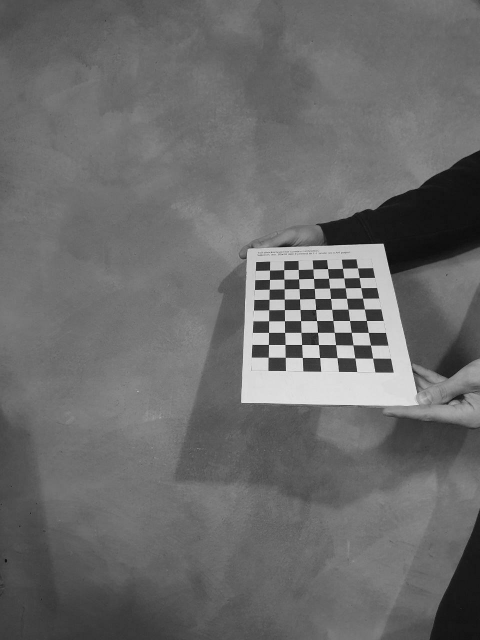
%> input picture Computer vision/Assignments/Assignment 05 - Rectification/calib/left01.jpg, 960 x 1280 px (shown at 1/2 size)
$ octave assignment5.m   (GNU Octave 9; MATLAB toolbox functions it lacks are replaced by stand-ins)
%> lines starting %> are read from the running program, lines starting %| are printed output that depends on the picture
### Computer vision/Assignments/Assignment 05 - Rectification/imwarp.m
function [I2, bb, alpha] = imwarp(I,H,meth,sz)
%IMWARP Image Warping
%   I2 = imwarp(I,H) apply the projective transformation specified by H to
%   the image I using linear interpolation. The output image I2 has the
%   same size of I.
%
%   I2 = imwarp(I,H,meth) use  method 'meth' for interpolation (see interp2
%   for the list of options).
%
%   I2 = imwarp(I,H,meth,sz) yield an output image with specific size. sz
%   can be:
%
%         - 'valid'    Make output image I2 large enough to contain the
%                  entire rotated image.
%
%         - 'same'   Make output image I2 the same size as the input image
%                  I, cropping the warped image to fit (default).
%
%         -  a vector of 4 elements specifying the bounding box
%
% The output bb is the bounding box of the transformed image in the
% coordinate frame of the input image. The first 2 elements of the bb are
% the translation that have been applied to the upper left corner.
%
% The bounding box is specified with [minx; miny; maxx; maxy];
%
%   See also: INTERP2

% Author: Andrea Fusiello

[hm,hn]=size(H);
if ((hm ~= 3) | (hn ~= 3))
    error('Invalid input transformation');
end

% defaults
if nargin == 2
    sz='same';
    meth='linear';
elseif nargin ==3
    sz='same';
end

if strcmp(sz,'same')
    % same bb as the input image

    minx = 0;
    maxx = size(I,2)-1;
    miny = 0;
    maxy = size(I,1)-1;

elseif strcmp(sz,'valid')
    % compute the smallest bb containing the whole image

    corners = [0, 0, size(I,2), size(I,2);
               0, size(I,1), 0, size(I,1)];
    corners_x=p2t(H,corners);

    minx = floor(min(corners_x(1,:)));
    maxx = ceil(max(corners_x(1,:)));
    miny = floor(min(corners_x(2,:)));
    maxy = ceil(max(corners_x(2,:)));

elseif length(sz)==4
    % force the bounding box

    minx = sz(1);
    miny = sz(2);
    maxx = sz(3);
    maxy = sz(4);
else
    error('Invalid size option');

end

bb = [minx; miny; maxx; maxy];

[x,y] = meshgrid(minx:maxx-1,miny:maxy-1);

pp = p2t(inv(H),[vec(x)';vec(y)']);
xi=ivec(pp(1,:)',size(x,1));
yi=ivec(pp(2,:)',size(y,1));
I2=interp2(0:size(I,2)-1, 0:size(I,1)-1,double(I),xi,yi,meth,NaN);

if nargout == 3
    alpha = ~isnan(I2);
end

%I2 = uint8(I2);

### Computer vision/Assignments/Assignment 05 - Rectification/rodrigues.m
function	[out,dout]=rodrigues(in)

% RODRIGUES	Transform rotation matrix into rotation vector and viceversa.
%
%		Sintax:  [OUT]=RODRIGUES(IN)
% 		If IN is a 3x3 rotation matrix then OUT is the
%		corresponding 3x1 rotation vector
% 		if IN is a rotation 3-vector then OUT is the
%		corresponding 3x3 rotation matrix
%

%%
%%		Copyright (c) March 1993 -- Pietro Perona
%%		California Institute of Technology
%%

%% ALL CHECKED BY JEAN-YVES BOUGUET, October 1995.
%% FOR ALL JACOBIAN MATRICES !!! LOOK AT THE TEST AT THE END !!

%% BUG when norm(om)=pi fixed -- April 6th, 1997;
%% Jean-Yves Bouguet

%% Add projection of the 3x3 matrix onto the set of special ortogonal matrices SO(3) by SVD -- February 7th, 2003;
%% Jean-Yves Bouguet

% BUG FOR THE CASE norm(om)=pi fixed by Mike Burl on Feb 27, 2007


[m,n] = size(in);
%bigeps = 10e+4*eps;
bigeps = 10e+20*eps;

if ((m==1) & (n==3)) | ((m==3) & (n==1)) %% it is a rotation vector
    theta = norm(in);
    if theta < eps
        R = eye(3);

        %if nargout > 1,

        dRdin = [0 0 0;
            0 0 1;
            0 -1 0;
            0 0 -1;
            0 0 0;
            1 0 0;
            0 1 0;
            -1 0 0;
            0 0 0];

        %end;

    else
        if n==length(in)  in=in'; end; 	%% make it a column vec. if necess.

        %m3 = [in,theta]

        dm3din = [eye(3);in'/theta];

        omega = in/theta;

        %m2 = [omega;theta]

        dm2dm3 = [eye(3)/theta -in/theta^2; zeros(1,3) 1];

        alpha = cos(theta);
        beta = sin(theta);
        gamma = 1-cos(theta);
        omegav=[[0 -omega(3) omega(2)];[omega(3) 0 -omega(1)];[-omega(2) omega(1) 0 ]];
        A = omega*omega';

        %m1 = [alpha;beta;gamma;omegav;A];

        dm1dm2 = zeros(21,4);
        dm1dm2(1,4) = -sin(theta);
        dm1dm2(2,4) = cos(theta);
        dm1dm2(3,4) = sin(theta);
        dm1dm2(4:12,1:3) = [0 0 0 0 0 1 0 -1 0;
            0 0 -1 0 0 0 1 0 0;
            0 1 0 -1 0 0 0 0 0]';

        w1 = omega(1);
        w2 = omega(2);
        w3 = omega(3);

        dm1dm2(13:21,1) = [2*w1;w2;w3;w2;0;0;w3;0;0];
        dm1dm2(13: 21,2) = [0;w1;0;w1;2*w2;w3;0;w3;0];
        dm1dm2(13:21,3) = [0;0;w1;0;0;w2;w1;w2;2*w3];

        R = eye(3)*alpha + omegav*beta + A*gamma;

        dRdm1 = zeros(9,21);

        dRdm1([1 5 9],1) = ones(3,1);
        dRdm1(:,2) = omegav(:);
        dRdm1(:,4:12) = beta*eye(9);
        dRdm1(:,3) = A(:);
        dRdm1(:,13:21) = gamma*eye(9);

        dRdin = dRdm1 * dm1dm2 * dm2dm3 * dm3din;


    end;
    out = R;
    dout = dRdin;

    %% it is prob. a rot matr.
elseif ((m==n) & (m==3) & (norm(in' * in - eye(3)) < bigeps)...
        & (abs(det(in)-1) < bigeps))
    R = in;

    % project the rotation matrix to SO(3);
    [U,S,V] = svd(R);
    R = U*V';

    tr = (trace(R)-1)/2;
    dtrdR = [1 0 0 0 1 0 0 0 1]/2;
    theta = real(acos(tr));


    if sin(theta) >= 1e-4,

        dthetadtr = -1/sqrt(1-tr^2);

        dthetadR = dthetadtr * dtrdR;
        % var1 = [vth;theta];
        vth = 1/(2*sin(theta));
        dvthdtheta = -vth*cos(theta)/sin(theta);
        dvar1dtheta = [dvthdtheta;1];

        dvar1dR =  dvar1dtheta * dthetadR;


        om1 = [R(3,2)-R(2,3), R(1,3)-R(3,1), R(2,1)-R(1,2)]';

        dom1dR = [0 0 0 0 0 1 0 -1 0;
            0 0 -1 0 0 0 1 0 0;
            0 1 0 -1 0 0 0 0 0];

        % var = [om1;vth;theta];
        dvardR = [dom1dR;dvar1dR];

        % var2 = [om;theta];
        om = vth*om1;
        domdvar = [vth*eye(3) om1 zeros(3,1)];
        dthetadvar = [0 0 0 0 1];
        dvar2dvar = [domdvar;dthetadvar];


        out = om*theta;
        domegadvar2 = [theta*eye(3) om];

        dout = domegadvar2 * dvar2dvar * dvardR;


    else
        if tr > 0; 			% case norm(om)=0;

            out = [0 0 0]';

            dout = [0 0 0 0 0 1/2 0 -1/2 0;
                0 0 -1/2 0 0 0 1/2 0 0;
                0 1/2 0 -1/2 0 0 0 0 0];
        else

            % case norm(om)=pi;
            if(0)

                %% fixed April 6th by Bouguet -- not working in all cases!
                out = theta * (sqrt((diag(R)+1)/2).*[1;2*(R(1,2:3)>=0)'-1]);
                %keyboard;

            else

                % Solution by Mike Burl on Feb 27, 2007
                % This is a better way to determine the signs of the
                % entries of the rotation vector using a hash table on all
                % the combinations of signs of a pairs of products (in the
                % rotation matrix)

                % Define hashvec and Smat
                hashvec = [0; -1; -3; -9; 9; 3; 1; 13; 5; -7; -11];
                Smat = [1,1,1; 1,0,-1; 0,1,-1; 1,-1,0; 1,1,0; 0,1,1; 1,0,1; 1,1,1; 1,1,-1;
                    1,-1,-1; 1,-1,1];

                M = (R+eye(3,3))/2;
                uabs = sqrt(M(1,1));
                vabs = sqrt(M(2,2));
                wabs = sqrt(M(3,3));

                mvec = [M(1,2), M(2,3), M(1,3)];
                syn  = ((mvec > 1e-4) - (mvec < -1e-4)); % robust sign() function
                hash = syn * [9; 3; 1];
                idx = find(hash == hashvec);
                svec = Smat(idx,:)';

                out = theta * [uabs; vabs; wabs] .* svec;

            end;

            if nargout > 1,
                fprintf(1,'WARNING!!!! Jacobian domdR undefined!!!\n');
                dout = NaN*ones(3,9);
            end;
        end;
    end;

else
    error('Neither a rotation matrix nor a rotation vector were provided');
end;

return;

%% test of the Jacobians:

%%%% TEST OF dRdom:
om = randn(3,1);
dom = randn(3,1)/1000000;

[R1,dR1] = rodrigues(om);
R2 = rodrigues(om+dom);

R2a = R1 + reshape(dR1 * dom,3,3);

gain = norm(R2 - R1)/norm(R2 - R2a)

%%% TEST OF dOmdR:
om = randn(3,1);
R = rodrigues(om);
dom = randn(3,1)/10000;
dR = rodrigues(om+dom) - R;

[omc,domdR] = rodrigues(R);
[om2] = rodrigues(R+dR);

om_app = omc + domdR*dR(:);

gain = norm(om2 - omc)/norm(om2 - om_app)


%%% OTHER BUG: (FIXED NOW!!!)

omu = randn(3,1);
omu = omu/norm(omu)
om = pi*omu;
[R,dR]= rodrigues(om);
[om2] = rodrigues(R);
[om om2]

%%% NORMAL OPERATION

om = randn(3,1);
[R,dR]= rodrigues(om);
[om2] = rodrigues(R);
[om om2]

return

% Test: norm(om) = pi

u = randn(3,1);
u = u / sqrt(sum(u.^2));
om = pi*u;
R = rodrigues(om);

R2 = rodrigues(rodrigues(R));

norm(R - R2)

### Computer vision/Assignments/Assignment 05 - Rectification/vec.m
function v = vec(A);
%VEC riorganizza gli elementi di una matrice in un vettore
%    colonna.
%
%v = vec(A) data una matrice A (n x m) ritorna un vettore colonna
%di n x m elementi, i cui elementi sono l'unione delle colonne
%della matrice A.

v = reshape(A,size(A,1)*size(A,2),1);

### Computer vision/Assignments/Assignment 05 - Rectification/assignment5.m
% assignment5.m
% Author: Lorenzo Busellato
%
% This script implements the computation of the homographies for a pair of
% stereo images. The homographies are then used to rectify both images,
% showing that the known 3D points are projected to the same places in the
% rectified images as in the original images. Then 5 random points are
% picked to draw epipolar lines on the rectified left image, showing that
% the epipolar lines now become horizontal and parallel to each other.

%% SETUP
clearvars;
close all;
clc;
addpath("./calib/");
% Load in the calibration data generated by the Camera Calibration Toolbox
stereo = load('calib/Calib_Results_stereo.mat');
% Load in the images
imgl = im2gray(imread('calib/left01.jpg'));
%> imgl is the input picture: size 1280x960 uint8; min 0, max 246, mean 107.1
imgr = im2gray(imread('calib/right01.jpg'));
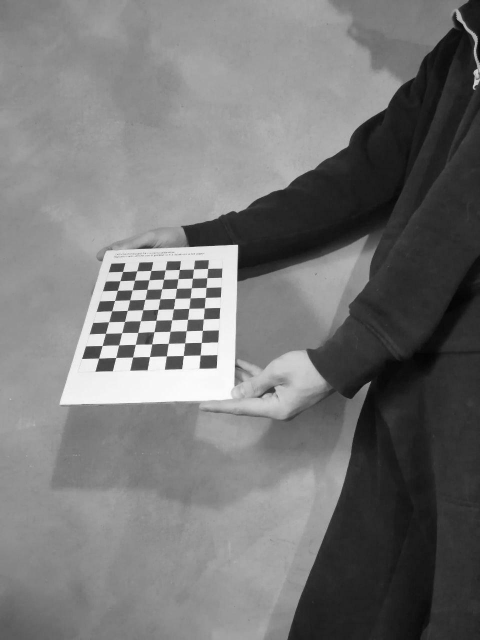
%> input picture Computer vision/Assignments/Assignment 05 - Rectification/calib/right01.jpg, 960 x 1280 px (shown at 1/2 size)
%> imgr is the input picture: size 1280x960 uint8; min 1, max 255, mean 117.8
% Show the images
fig1 = figure();
sl = subplot(221); imshow(imgl); hold on; title('Left image');
sr = subplot(222); imshow(imgr); hold on; title('Right image');
slr = subplot(223); title('Rectified left image');
srr = subplot(224); title('Rectified right image');
fig2 = figure();
slre = subplot(121); title('Random points');
srre = subplot(122); title('Epipolar lines of the random points');
% Known 3D points in the world reference frame:
M = stereo.X_left_1;
M = [M; ones(1, size(M, 2))];

%% COMPUTATION OF THE FULL PERSPECTIVE MATRICES
% Compute the left camera perspective matrix:
Rl = rodrigues(stereo.omc_left_1);
tl = stereo.Tc_left_1;
Gl = [Rl, tl; 0 0 0 1];
Kl = stereo.KK_left;
Pl = Kl * [eye(3) zeros(3, 1)] * Gl;
% Compute the right camera perspective matrix:
Rr = stereo.R;
tr = stereo.T;
Gr = [Rr tr; 0 0 0 1];
Kr = stereo.KK_right;
Pr = Kr * [eye(3) zeros(3, 1)] * Gr;

%% PROJECTION OF THE KNOWN 3D POINTS
% Project the known 3D points onto both images
Ml = Pl * M;
ml = [ Ml(1, :)./Ml(3, :);
       Ml(2, :)./Ml(3, :)];
Mr = Pr * Gl * M;
mr = [ Mr(1, :)./Mr(3, :);
       Mr(2, :)./Mr(3, :)
    ];
figure(fig1);
% Plot the points on the images
subplot(sl); hold on;
plot(ml(1, :), ml(2, :), 'g+');
subplot(sr); hold on;
plot(mr(1, :), mr(2, :), 'r+');
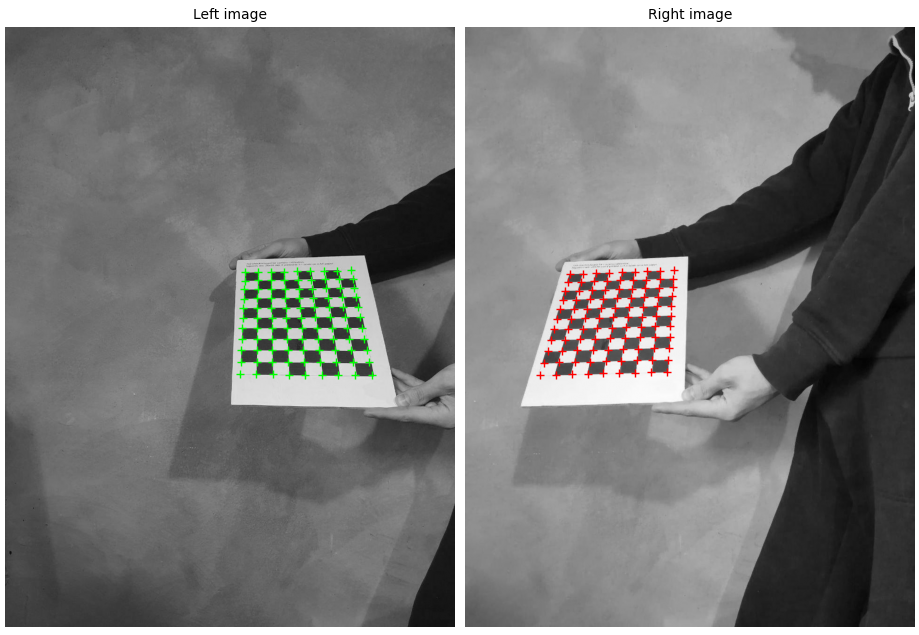
%> figure redrawn from the program's plot data, 2 panels

%% COMPUTATION OF THE HOMOGRAPHIES
% Q-q factorization of the perspective matrices:
Qr = Pr(:, 1:3);
qr = Pr(:, 4);
% Perspective matrix with world reference frame coincident with the left
% cameras'
Pg = stereo.KK_left * [eye(3) zeros(3, 1)];
Ql = Pg(:, 1:3);
ql = Pg(:, 4);
% Optical centers of the two images
Cl = -inv(Ql) * ql;
Cr = -inv(Qr) * qr;
% Computation of the R matrix
r1 = ((Cr - Cl)/norm(Cr - Cl)).';
% k is the original z axis
k = [0 0 1];
r2 = cross(k, r1);
r3 = cross(r1, r2);
R = [r1./norm(r1); r2./norm(r2); r3./norm(r3)];
% Computation of the new perspective matrices
Pnl = Kl * [R (-R * Cl)];
Pnr = Kl * [R (-R * Cr)];
% Q factors of the new perspective matrices
Qnl = Pnl(:, 1:3);
qnl = Pnl(:, 4);
Qnr = Pnr(:, 1:3);
qnr = Pnr(:, 4);
% Computation of the homographies
Hl = Qnl / Ql;
Hr = Qnr / Qr;

%% IMAGE RECTIFICATION
% Applying the homographies to the known points
Mlr = Hl * Ml;
mlr(1, :) = Mlr(1, :)./Mlr(3, :);
mlr(2, :) = Mlr(2, :)./Mlr(3, :);
Mrr = Hr * Mr;
mrr(1, :) = Mrr(1, :)./Mrr(3, :);
mrr(2, :) = Mrr(2, :)./Mrr(3, :);
% Image rectification
imglr = uint8(imwarp(imgl, Hl));
%> the run ends on the next line
